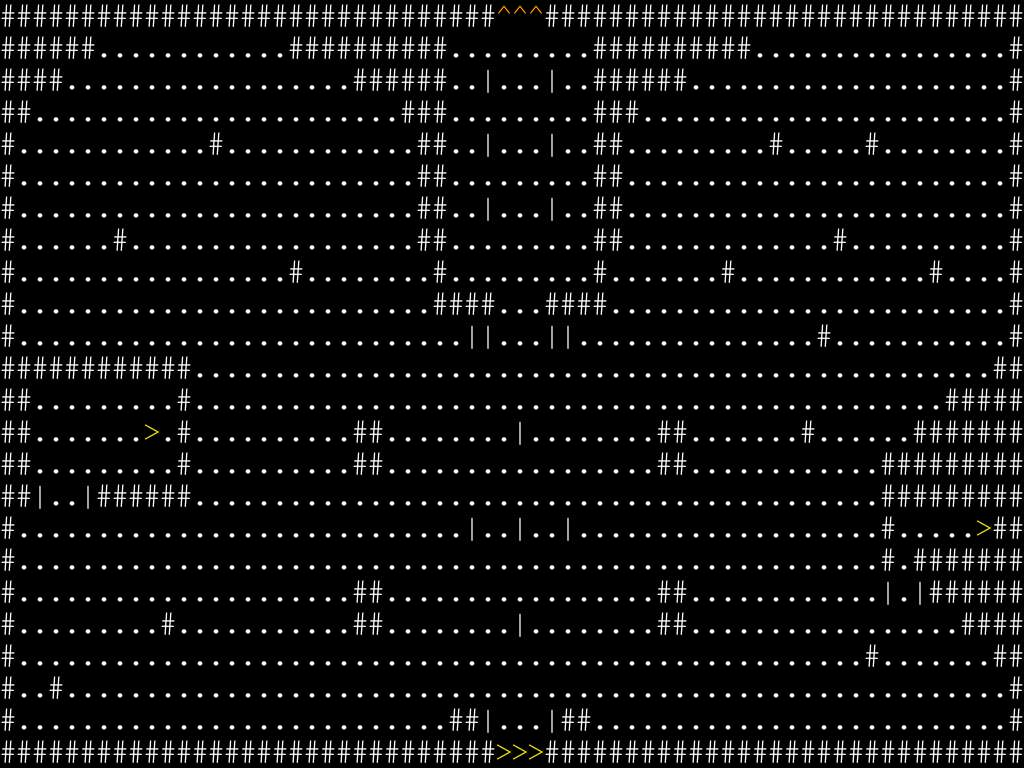

This game map was drawn from its Tiled (.tmx) file and the tilesets committed beside it. A one-line description and the full map source follow:
An orthogonal 64x24 tile map with 16x32 px tiles, 2 tile layers (Terrain, Foes).

<map version="1.10" tiledversion="1.11.2" orientation="orthogonal" renderorder="right-down" width="64" height="24" tilewidth="16" tileheight="32" infinite="0" nextlayerid="4" nextobjectid="1">
 <properties>
  <property name="fp_regen" type="int" value="100" />
  <property name="name" value="The hub" />
  <property name="senses" value="Self;Sight;Touch;Hearing" />
  <property name="timeline_length" type="int" value="1" />
  <property name="timeline_type" value="Immediate" />
 </properties>
 <tileset firstgid="1" source="tileset/editor.tsx" />
 <layer id="1" name="Terrain" width="64" height="24">
  <data encoding="csv">
5,5,5,5,5,5,5,5,5,5,5,5,5,5,5,5,5,5,5,5,5,5,5,5,5,5,5,5,5,5,5,3,3,3,5,5,5,5,5,5,5,5,5,5,5,5,5,5,5,5,5,5,5,5,5,5,5,5,5,5,5,5,5,5,
5,5,5,5,5,5,1,1,1,1,1,1,1,1,1,1,1,1,5,5,5,5,5,5,5,5,5,5,1,1,1,1,1,1,1,1,1,5,5,5,5,5,5,5,5,5,5,1,1,1,1,1,1,1,1,1,1,1,1,1,1,1,1,5,
5,5,5,5,1,1,1,1,1,1,1,1,1,1,1,1,1,1,1,1,1,1,5,5,5,5,5,5,1,1,6,1,1,1,6,1,1,5,5,5,5,5,5,1,1,1,1,1,1,1,1,1,1,1,1,1,1,1,1,1,1,1,1,5,
5,5,1,1,1,1,1,1,1,1,1,1,1,1,1,1,1,1,1,1,1,1,1,1,1,5,5,5,1,1,1,1,1,1,1,1,1,5,5,5,1,1,1,1,1,1,1,1,1,1,1,1,1,1,1,1,1,1,1,1,1,1,1,5,
5,1,1,1,1,1,1,1,1,1,1,1,1,5,1,1,1,1,1,1,1,1,1,1,1,1,5,5,1,1,6,1,1,1,6,1,1,5,5,1,1,1,1,1,1,1,1,1,5,1,1,1,1,1,5,1,1,1,1,1,1,1,1,5,
5,1,1,1,1,1,1,1,1,1,1,1,1,1,1,1,1,1,1,1,1,1,1,1,1,1,5,5,1,1,1,1,1,1,1,1,1,5,5,1,1,1,1,1,1,1,1,1,1,1,1,1,1,1,1,1,1,1,1,1,1,1,1,5,
5,1,1,1,1,1,1,1,1,1,1,1,1,1,1,1,1,1,1,1,1,1,1,1,1,1,5,5,1,1,6,1,1,1,6,1,1,5,5,1,1,1,1,1,1,1,1,1,1,1,1,1,1,1,1,1,1,1,1,1,1,1,1,5,
5,1,1,1,1,1,1,5,1,1,1,1,1,1,1,1,1,1,1,1,1,1,1,1,1,1,5,5,1,1,1,1,1,1,1,1,1,5,5,1,1,1,1,1,1,1,1,1,1,1,1,1,5,1,1,1,1,1,1,1,1,1,1,5,
5,1,1,1,1,1,1,1,1,1,1,1,1,1,1,1,1,1,5,1,1,1,1,1,1,1,1,5,1,1,1,1,1,1,1,1,1,5,1,1,1,1,1,1,1,5,1,1,1,1,1,1,1,1,1,1,1,1,5,1,1,1,1,5,
5,1,1,1,1,1,1,1,1,1,1,1,1,1,1,1,1,1,1,1,1,1,1,1,1,1,1,5,5,5,5,1,1,1,5,5,5,5,1,1,1,1,1,1,1,1,1,1,1,1,1,1,1,1,1,1,1,1,1,1,1,1,1,5,
5,1,1,1,1,1,1,1,1,1,1,1,1,1,1,1,1,1,1,1,1,1,1,1,1,1,1,1,1,6,6,1,1,1,6,6,1,1,1,1,1,1,1,1,1,1,1,1,1,1,1,5,1,1,1,1,1,1,1,1,1,1,1,5,
5,5,5,5,5,5,5,5,5,5,5,5,1,1,1,1,1,1,1,1,1,1,1,1,1,1,1,1,1,1,1,1,1,1,1,1,1,1,1,1,1,1,1,1,1,1,1,1,1,1,1,1,1,1,1,1,1,1,1,1,1,1,5,5,
5,5,1,1,1,1,1,1,1,1,1,5,1,1,1,1,1,1,1,1,1,1,1,1,1,1,1,1,1,1,1,1,1,1,1,1,1,1,1,1,1,1,1,1,1,1,1,1,1,1,1,1,1,1,1,1,1,1,1,5,5,5,5,5,
5,5,1,1,1,1,1,1,1,9,1,5,1,1,1,1,1,1,1,1,1,1,5,5,1,1,1,1,1,1,1,1,6,1,1,1,1,1,1,1,1,5,5,1,1,1,1,1,1,1,5,1,1,1,1,1,1,5,5,5,5,5,5,5,
5,5,1,1,1,1,1,1,1,1,1,5,1,1,1,1,1,1,1,1,1,1,5,5,1,1,1,1,1,1,1,1,1,1,1,1,1,1,1,1,1,5,5,1,1,1,1,1,1,1,1,1,1,1,1,5,5,5,5,5,5,5,5,5,
5,5,6,1,1,6,5,5,5,5,5,5,1,1,1,1,1,1,1,1,1,1,1,1,1,1,1,1,1,1,1,1,1,1,1,1,1,1,1,1,1,1,1,1,1,1,1,1,1,1,1,1,1,1,1,5,5,5,5,5,5,5,5,5,
5,1,1,1,1,1,1,1,1,1,1,1,1,1,1,1,1,1,1,1,1,1,1,1,1,1,1,1,1,6,1,1,6,1,1,6,1,1,1,1,1,1,1,1,1,1,1,1,1,1,1,1,1,1,1,5,1,1,1,1,1,9,5,5,
5,1,1,1,1,1,1,1,1,1,1,1,1,1,1,1,1,1,1,1,1,1,1,1,1,1,1,1,1,1,1,1,1,1,1,1,1,1,1,1,1,1,1,1,1,1,1,1,1,1,1,1,1,1,1,5,1,5,5,5,5,5,5,5,
5,1,1,1,1,1,1,1,1,1,1,1,1,1,1,1,1,1,1,1,1,1,5,5,1,1,1,1,1,1,1,1,1,1,1,1,1,1,1,1,1,5,5,1,1,1,1,1,1,1,1,1,1,1,1,6,1,6,5,5,5,5,5,5,
5,1,1,1,1,1,1,1,1,1,5,1,1,1,1,1,1,1,1,1,1,1,5,5,1,1,1,1,1,1,1,1,6,1,1,1,1,1,1,1,1,5,5,1,1,1,1,1,1,1,1,1,1,1,1,1,1,1,1,1,5,5,5,5,
5,1,1,1,1,1,1,1,1,1,1,1,1,1,1,1,1,1,1,1,1,1,1,1,1,1,1,1,1,1,1,1,1,1,1,1,1,1,1,1,1,1,1,1,1,1,1,1,1,1,1,1,1,1,5,1,1,1,1,1,1,1,5,5,
5,1,1,5,1,1,1,1,1,1,1,1,1,1,1,1,1,1,1,1,1,1,1,1,1,1,1,1,1,1,1,1,1,1,1,1,1,1,1,1,1,1,1,1,1,1,1,1,1,1,1,1,1,1,1,1,1,1,1,1,1,1,1,5,
5,1,1,1,1,1,1,1,1,1,1,1,1,1,1,1,1,1,1,1,1,1,1,1,1,1,1,1,5,5,6,1,1,1,6,5,5,1,1,1,1,1,1,1,1,1,1,1,1,1,1,1,1,1,1,1,1,1,1,1,1,1,1,5,
5,5,5,5,5,5,5,5,5,5,5,5,5,5,5,5,5,5,5,5,5,5,5,5,5,5,5,5,5,5,5,9,9,9,5,5,5,5,5,5,5,5,5,5,5,5,5,5,5,5,5,5,5,5,5,5,5,5,5,5,5,5,5,5
</data>
 </layer>
 <layer id="2" name="Foes" width="64" height="24">
  <data encoding="csv">
0,0,0,0,0,0,0,0,0,0,0,0,0,0,0,0,0,0,0,0,0,0,0,0,0,0,0,0,0,0,0,0,0,0,0,0,0,0,0,0,0,0,0,0,0,0,0,0,0,0,0,0,0,0,0,0,0,0,0,0,0,0,0,0,
0,0,0,0,0,0,0,0,0,0,0,0,0,0,0,0,0,0,0,0,0,0,0,0,0,0,0,0,0,0,0,0,0,0,0,0,0,0,0,0,0,0,0,0,0,0,0,0,0,0,0,0,0,0,0,0,0,0,0,0,0,0,0,0,
0,0,0,0,0,0,0,0,0,0,0,0,0,0,0,0,0,0,0,0,0,0,0,0,0,0,0,0,0,0,0,0,0,0,0,0,0,0,0,0,0,0,0,0,0,0,0,0,0,0,0,0,0,0,0,0,0,0,0,0,0,0,0,0,
0,0,0,0,0,0,0,0,0,0,0,0,0,0,0,0,0,0,0,0,0,0,0,0,0,0,0,0,0,0,0,0,0,0,0,0,0,0,0,0,0,0,0,0,0,0,0,0,0,0,0,0,0,0,0,0,0,0,0,0,0,0,0,0,
0,0,0,0,0,0,0,0,0,0,0,0,0,0,0,0,0,0,0,0,0,0,0,0,0,0,0,0,0,0,0,0,0,0,0,0,0,0,0,0,0,0,0,0,0,0,0,0,0,0,0,0,0,0,0,0,0,0,0,0,0,0,0,0,
0,0,0,0,0,0,0,0,0,0,0,0,0,0,0,0,0,0,0,0,0,0,0,0,0,0,0,0,0,0,0,0,0,0,0,0,0,0,0,0,0,0,0,0,0,0,0,0,0,0,0,0,0,0,0,0,0,0,0,0,0,0,0,0,
0,0,0,0,0,0,0,0,0,0,0,0,0,0,0,0,0,0,0,0,0,0,0,0,0,0,0,0,0,0,0,0,0,0,0,0,0,0,0,0,0,0,0,0,0,0,0,0,0,0,0,0,0,0,0,0,0,0,0,0,0,0,0,0,
0,0,0,0,0,0,0,0,0,0,0,0,0,0,0,0,0,0,0,0,0,0,0,0,0,0,0,0,0,0,0,0,0,0,0,0,0,0,0,0,0,0,0,0,0,0,0,0,0,0,0,0,0,0,0,0,0,0,0,0,0,0,0,0,
0,0,0,0,0,0,0,0,0,0,0,0,0,0,0,0,0,0,0,0,0,0,0,0,0,0,0,0,0,0,0,0,0,0,0,0,0,0,0,0,0,0,0,0,0,0,0,0,0,0,0,0,0,0,0,0,0,0,0,0,0,0,0,0,
0,0,0,0,0,0,0,0,0,0,0,0,0,0,0,0,0,0,0,0,0,0,0,0,0,0,0,0,0,0,0,0,0,0,0,0,0,0,0,0,0,0,0,0,0,0,0,0,0,0,0,0,0,0,0,0,0,0,0,0,0,0,0,0,
0,0,0,0,0,0,0,0,0,0,0,0,0,0,0,0,0,0,0,0,0,0,0,0,0,0,0,0,0,0,0,0,0,0,0,0,0,0,0,0,0,0,0,0,0,0,0,0,0,0,0,0,0,0,0,0,0,0,0,0,0,0,0,0,
0,0,0,0,0,0,0,0,0,0,0,0,0,0,0,0,0,0,0,0,0,0,0,0,0,0,0,0,0,0,0,0,0,0,0,0,0,0,0,0,0,0,0,0,0,0,0,0,0,0,0,0,0,0,0,0,0,0,0,0,0,0,0,0,
0,0,0,0,0,0,0,0,0,0,0,0,0,0,0,0,0,0,0,0,0,0,0,0,0,0,0,0,0,0,0,0,0,0,0,0,0,0,0,0,0,0,0,0,0,0,0,0,0,0,0,0,0,0,0,0,0,0,0,0,0,0,0,0,
0,0,0,0,0,0,0,0,0,0,0,0,0,0,0,0,0,0,0,0,0,0,0,0,0,0,0,0,0,0,0,0,0,0,0,0,0,0,0,0,0,0,0,0,0,0,0,0,0,0,0,0,0,0,0,0,0,0,0,0,0,0,0,0,
0,0,0,0,0,0,0,0,0,0,0,0,0,0,0,0,0,0,0,0,0,0,0,0,0,0,0,0,0,0,0,0,0,0,0,0,0,0,0,0,0,0,0,0,0,0,0,0,0,0,0,0,0,0,0,0,0,0,0,0,0,0,0,0,
0,0,0,0,0,0,0,0,0,0,0,0,0,0,0,0,0,0,0,0,0,0,0,0,0,0,0,0,0,0,0,0,0,0,0,0,0,0,0,0,0,0,0,0,0,0,0,0,0,0,0,0,0,0,0,0,0,0,0,0,0,0,0,0,
0,0,0,0,0,0,0,0,0,0,0,0,0,0,0,0,0,0,0,0,0,0,0,0,0,0,0,0,0,0,0,0,0,0,0,0,0,0,0,0,0,0,0,0,0,0,0,0,0,0,0,0,0,0,0,0,0,0,0,0,0,0,0,0,
0,0,0,0,0,0,0,0,0,0,0,0,0,0,0,0,0,0,0,0,0,0,0,0,0,0,0,0,0,0,0,0,0,0,0,0,0,0,0,0,0,0,0,0,0,0,0,0,0,0,0,0,0,0,0,0,0,0,0,0,0,0,0,0,
0,0,0,0,0,0,0,0,0,0,0,0,0,0,0,0,0,0,0,0,0,0,0,0,0,0,0,0,0,0,0,0,0,0,0,0,0,0,0,0,0,0,0,0,0,0,0,0,0,0,0,0,0,0,0,0,0,0,0,0,0,0,0,0,
0,0,0,0,0,0,0,0,0,0,0,0,0,0,0,0,0,0,0,0,0,0,0,0,0,0,0,0,0,0,0,0,0,0,0,0,0,0,0,0,0,0,0,0,0,0,0,0,0,0,0,0,0,0,0,0,0,0,0,0,0,0,0,0,
0,0,0,0,0,0,0,0,0,0,0,0,0,0,0,0,0,0,0,0,0,0,0,0,0,0,0,0,0,0,0,0,0,0,0,0,0,0,0,0,0,0,0,0,0,0,0,0,0,0,0,0,0,0,0,0,0,0,0,0,0,0,0,0,
0,0,0,0,0,0,0,0,0,0,0,0,0,0,0,0,0,0,0,0,0,0,0,0,0,0,0,0,0,0,0,0,0,0,0,0,0,0,0,0,0,0,0,0,0,0,0,0,0,0,0,0,0,0,0,0,0,0,0,0,0,0,0,0,
0,0,0,0,0,0,0,0,0,0,0,0,0,0,0,0,0,0,0,0,0,0,0,0,0,0,0,0,0,0,0,0,0,0,0,0,0,0,0,0,0,0,0,0,0,0,0,0,0,0,0,0,0,0,0,0,0,0,0,0,0,0,0,0,
0,0,0,0,0,0,0,0,0,0,0,0,0,0,0,0,0,0,0,0,0,0,0,0,0,0,0,0,0,0,0,0,0,0,0,0,0,0,0,0,0,0,0,0,0,0,0,0,0,0,0,0,0,0,0,0,0,0,0,0,0,0,0,0
</data>
 </layer>
</map>
